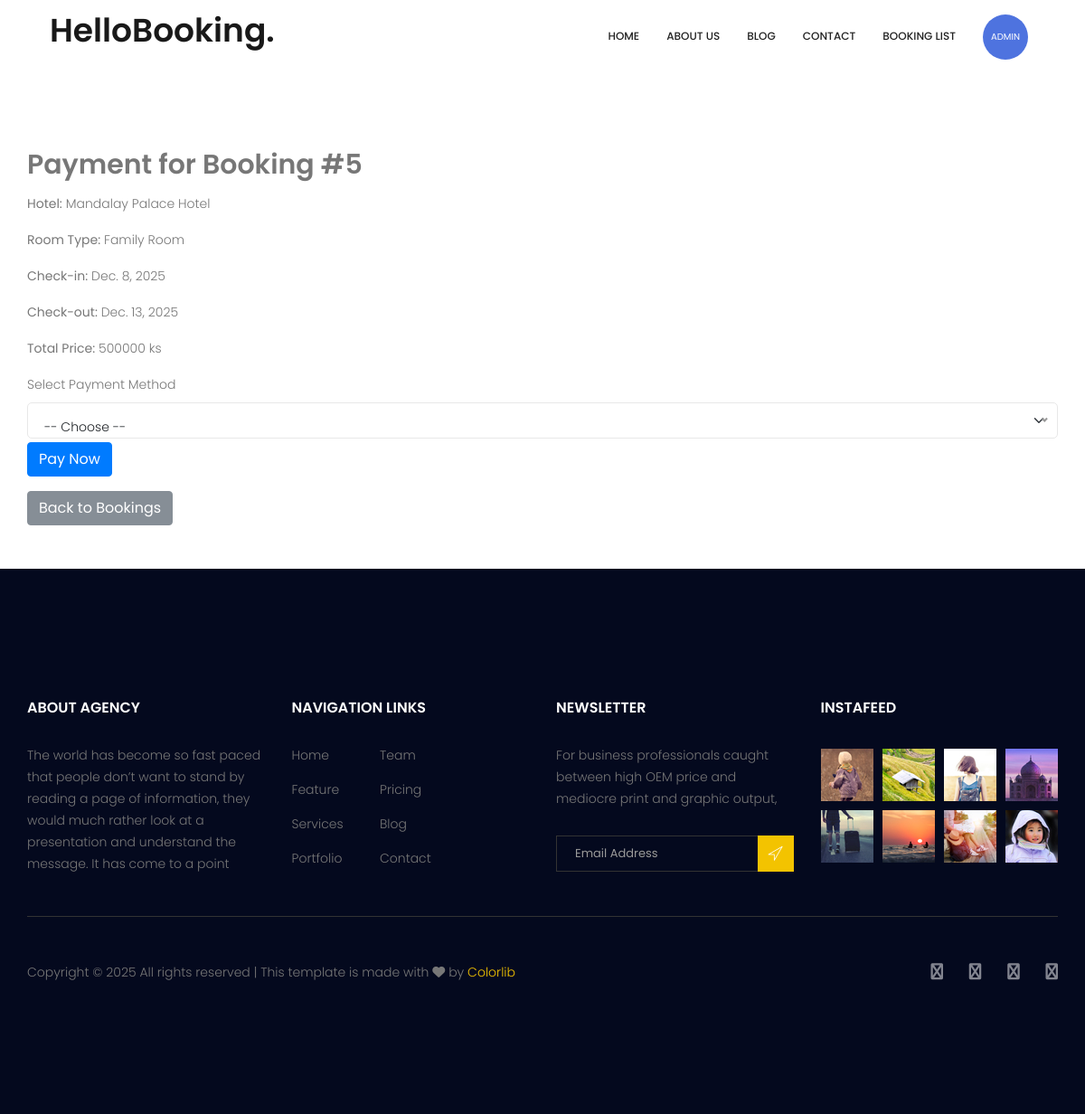
/payment/5/ (signed in), run on the app's committed database.
### hotel/models.py (models this page shows, shortened)
class Booking(models.Model):
    user = models.ForeignKey(User, on_delete=models.CASCADE, related_name="user")
    hotel = models.ForeignKey(Hotel, on_delete=models.CASCADE, related_name="hotel")
    room_type = models.ForeignKey(RoomType, on_delete=models.SET_NULL, null=True)
    room = models.ForeignKey(Room, on_delete=models.SET_NULL, null=True)
    check_in = models.DateField()
    check_out = models.DateField()
    guests = models.PositiveIntegerField(default=1)
    total_price = models.DecimalField(max_digits=10, decimal_places=2, default=0)
    status_choices = [
        ("pending", "Pending"),
        ("confirmed", "Confirmed"),
        ("cancelled", "Cancelled"),
    ]
    PAYMENT_STATUS = (
        ("unpaid", "Unpaid"),
        ("paid", "Paid"),
    )
    payment_status = models.CharField(max_length=20, choices=PAYMENT_STATUS, default="unpaid")
    status = models.CharField(max_length=20, choices=status_choices, default="pending")
    created_at = models.DateTimeField(auto_now_add=True)
    updated_at = models.DateTimeField(auto_now=True)

class Hotel(models.Model):
    city = models.ForeignKey(City, on_delete=models.CASCADE, related_name="hotels")
    name = models.CharField(max_length=255)
    description = models.TextField(blank=True, null=True)
    address = models.TextField()
    star = models.PositiveSmallIntegerField(default=3)
    rating = models.DecimalField(max_digits=2, decimal_places=1, default=0)
    phone = models.CharField(max_length=20, default="Unknown")
    email = models.EmailField(blank=True, null=True)
    lowest_price = models.DecimalField(max_digits=10, decimal_places=2, default=0)
    image = models.ImageField(upload_to="hotels/", blank=True, null=True)
    created_at = models.DateTimeField(auto_now_add=True)
    updated_at = models.DateTimeField(auto_now=True)

class RoomType(models.Model):
    hotel = models.ForeignKey(
        Hotel, on_delete=models.CASCADE, related_name="room_types"
    )
    name = models.CharField(max_length=255)
    description = models.TextField(blank=True, null=True)
    base_price = models.DecimalField(max_digits=10, decimal_places=2)
    max_guests = models.PositiveIntegerField(default=2)
    beds = models.PositiveIntegerField(default=1)
    size = models.PositiveIntegerField(help_text="Room size in sq ft", default=200)
    image = models.ImageField(upload_to="room_types/", blank=True, null=True)

### hotel/views.py (the view, shortened to what this page needs)
# urls.py: path("payment/<int:id>/", views.booking_payment, name="payment"),
@login_required(login_url="/login/")
def booking_payment(request, id):
    booking = get_object_or_404(models.Booking, id=id, user=request.user)
    return render(request, "payment.html", {"booking": booking})

### templates/payment.html (shortened to what this page needs)
{% extends 'base.html' %} {% block title %} {% endblock %}
 {% block body %}
<div class="container" style="margin-top: 10rem; margin-bottom: 3rem">
  <h2>Payment for Booking #{{ booking.id }}</h2>
  <p><strong>Hotel:</strong> {{ booking.hotel.name }}</p>
  <p><strong>Room Type:</strong> {{ booking.room_type.name }}</p>
  <p><strong>Check-in:</strong> {{ booking.check_in }}</p>
  <p><strong>Check-out:</strong> {{ booking.check_out }}</p>
  <p>
    <strong>Total Price:</strong> {{ booking.total_price|floatformat:0 }} ks
  </p>
  <form method="POST">
    <div class="mb-3">
      <label class="form-label">Select Payment Method</label>
    </div>
    <button type="submit" class="btn btn-primary mt-1">Pay Now</button>
  </form>
  <a href="/booking/" class="btn btn-secondary mt-3">Back to Bookings</a>
</div>
{% endblock %}

### templates/components/header.html (shortened to what this page needs)
{% load static %}
<header class="header_area">
  <div class="container">
    <nav class="navbar navbar-expand-lg navbar-light">
      <a class="navbar-brand logo_h" href="index.html">
        <h1>HelloBooking.</h1>
      </a>
      <div class="collapse navbar-collapse offset" id="navbarSupportedContent">
        <ul class="nav navbar-nav menu_nav ml-auto">
          <li class="nav-item {% if request.resolver_match.url_name == 'index' %}active{% endif %}">
            <a class="nav-link" href="{% url 'index' %}">Home</a>
          </li>
          <li class="nav-item {% if request.resolver_match.url_name == 'about' %}active{% endif %}">
            <a class="nav-link" href="/about/">About us</a>
          </li>
           <li class="nav-item {% if request.resolver_match.url_name == 'blog' %}active{% endif %}">
            <a class="nav-link" href="/blog/">blog</a>
          </li>
          <li class="nav-item {% if request.resolver_match.url_name == 'contact' %}active{% endif %}">
            <a class="nav-link" href="/contact/">Contact</a>
          </li>
          <li class="nav-item {% if request.resolver_match.url_name == 'my_bookings' %}active{% endif %}">
            <a class="nav-link" href="/booking/">booking list</a>
          </li>
          {% if request.user.is_authenticated %}
          <li class="nav-item submenu dropdown">
            <a href="#" class="nav-link dropdown-toggle nav-item d-flex align-items-center mt-3" data-toggle="dropdown"
              role="button" aria-haspopup="true" aria-expanded="false">
              <span class="user-circle mr-2">{{ request.user.username }}</span>
            </a>
          </li>
          {% endif %}
        </ul>
      </div>
    </nav>
  </div>
</header>

### static/css/style.css (style rules this page uses)
a { text-decoration: none; -webkit-transition: all 0.3s ease-in-out; -o-transition: all 0.3s ease-in-out; transition: all 0.3s ease-in-out; }
body { line-height: 24px; font-size: 14px; font-family: "Poppins", sans-serif; font-weight: 300; color: #777777; }
h1, h2, h3, h4, h5, h6 { font-family: "Poppins", sans-serif; font-weight: 600; }
@media (min-width: 1200px) { .container { max-width: 1170px; } }
.header_area { position: absolute; top: 0; left: 0; width: 100%; z-index: 20; }
.navbar { padding: 0px; border: 0px; border-radius: 0px; }
.navbar { background: #fff; padding: 0px 25px; }
.navbar .logo_h { padding-top: 0px; }
.navbar .menu_nav .nav-item .nav-link { font: 500 12px/80px "Poppins", sans-serif; color: #222222; text-transform: uppercase; padding: 0px; }
.navbar .menu_nav .nav-item .nav-link:after { display: none; }
.navbar .menu_nav .nav-item.submenu { position: relative; }
.navbar .menu_nav .nav-item+li { margin-left: 30px; }
h1 { font-size: 36px; }
h2 { font-size: 30px; }
h1, h2, h3, h4, h5, h6 { line-height: 1.5em; }

### templates/components/header.html (style rules this page uses)
.user-circle { width: 50px; height: 50px; background: #4e73df; border-radius: 50%; display: flex; align-items: center; font-size: 10px; justify-content: center; color: white; font-weight: normal; text-transform: uppercase; }

### data on the page
Booking: id "5", hotel.name "Mandalay Palace Hotel", room_type.name "Family Room", check_in "Dec. 8, 2025", check_out "Dec. 13, 2025", total_price "500000"

### other printed values
{{ request.user.username }} "ADMIN"
